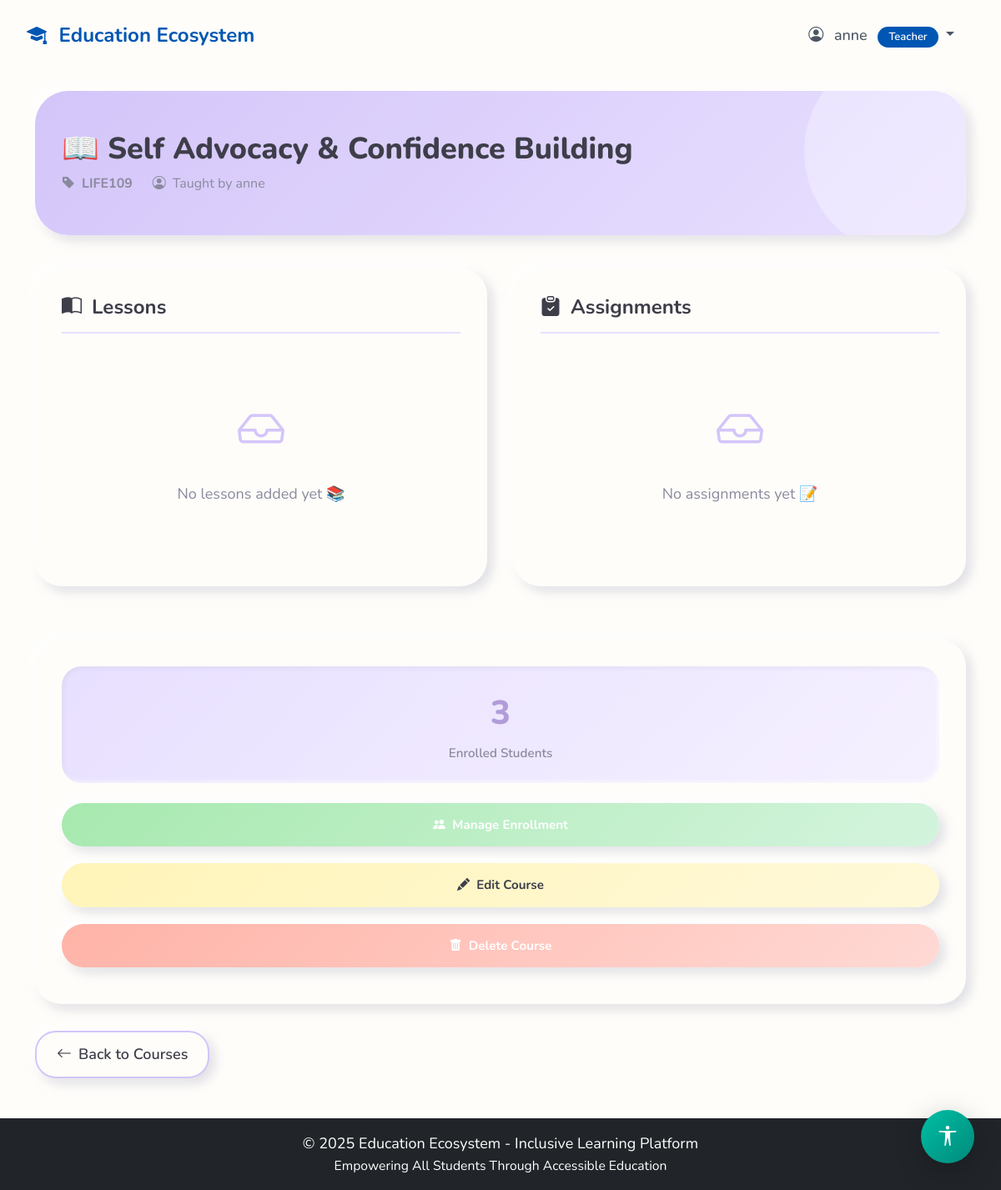
Page /courses/2/ (signed in) on the earlier database version.
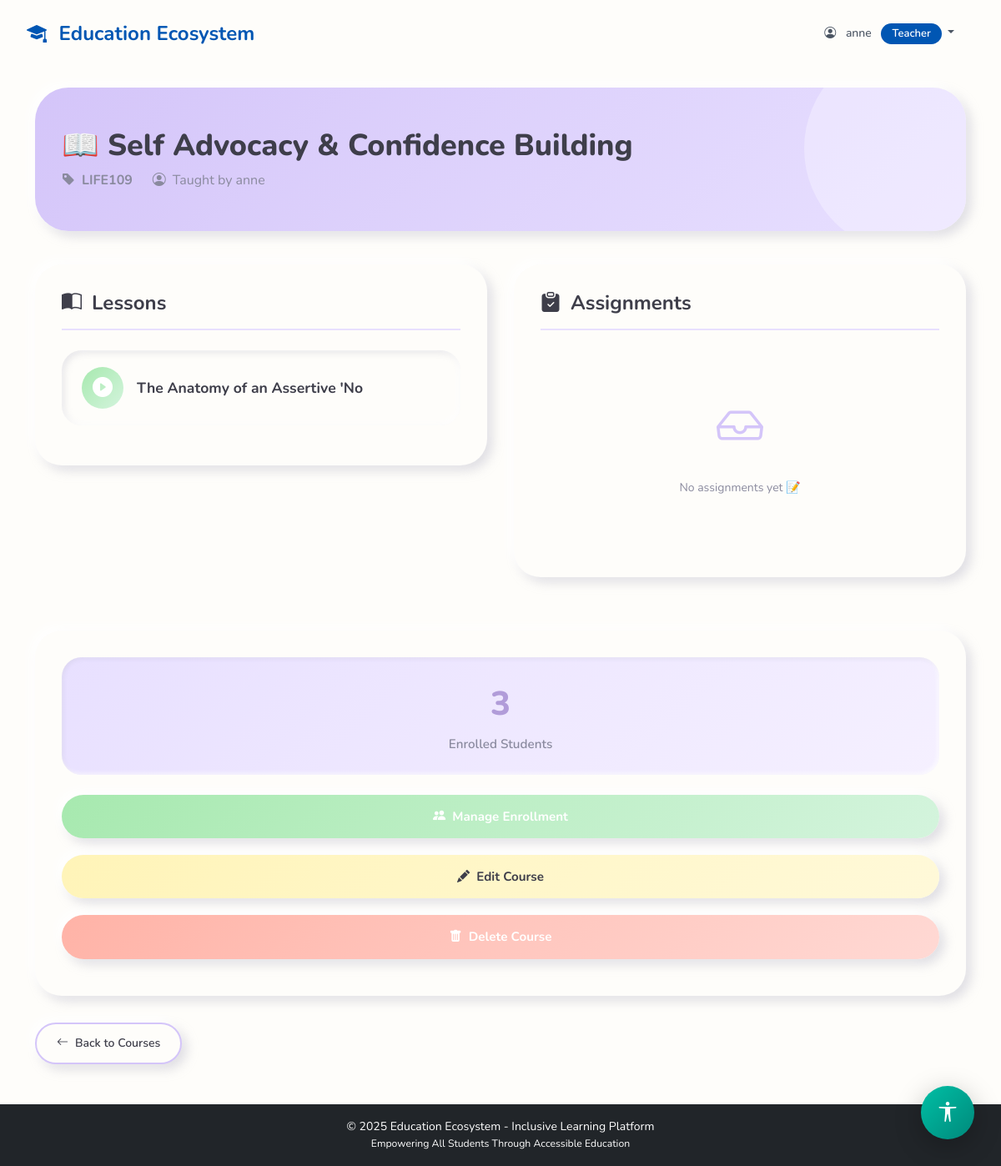
Same page on the later database version.
### myapp/models.py (models this page shows, shortened)
class Lesson(models.Model):
    CONTENT_TYPE_CHOICES = [
        ('text', 'Text'),
        ('audio', 'Audio'),
        ('video', 'Video'),
    ]
    course = models.ForeignKey(Course, on_delete=models.CASCADE, related_name='lessons')
    title = models.CharField(max_length=200)
    description = models.TextField()
    content_type = models.CharField(max_length=10, choices=CONTENT_TYPE_CHOICES)
    text_content = models.TextField(blank=True, null=True)
    file = models.FileField(upload_to='lessons/', blank=True, null=True,
                           validators=[FileExtensionValidator(['pdf', 'doc', 'docx', 'txt',
                                                               'mp3', 'wav', 'mp4', 'avi', 'mov'])])
    video_url = models.URLField(blank=True, null=True, help_text="YouTube or external video URL")
    sign_language_video_url = models.URLField(blank=True, null=True,
                                              help_text="Sign language interpretation video URL (YouTube/Vimeo)")
    has_sign_language = models.BooleanField(default=False,
                                            help_text="Check if sign language interpretation is available")
    alt_text = models.TextField(blank=True, null=True, help_text="Alternative text for screen readers")
    transcript = models.TextField(blank=True, null=True, help_text="Transcript for audio/video content")
    order = models.IntegerField(default=0)
    created_at = models.DateTimeField(auto_now_add=True)
    class Meta:
        ordering = ['course', 'order', 'created_at']

### myapp/views.py (the view)
# urls.py: path('courses/<int:course_id>/', views.course_detail, name='course_detail'),
@login_required
def course_detail(request, course_id):
    course = get_object_or_404(Course, id=course_id)
    lessons = course.lessons.all()
    assignments = course.assignments.all()
    students = course.students.all()
    context = {
        'course': course,
        'lessons': lessons,
        'assignments': assignments,
        'students': students,
    }
    return render(request, 'course_detail.html', context)

### myapp/templates/course_detail.html (shortened to what this page needs)
{% extends 'base.html' %}
{% block content %}
<div class="course-header">
    <h1>📖 {{ course.title }}</h1>
    <div class="course-meta">
        <div class="meta-item">
            <i class="bi bi-tag-fill"></i>
            <strong>{{ course.course_code }}</strong>
        </div>
        <div class="meta-item">
            <i class="bi bi-person-circle"></i>
            Taught by {{ course.teacher.get_full_name|default:course.teacher.username }}
        </div>
    </div>
</div>
<div class="two-column-grid">
    <div>
        <div class="section-card">
            <div class="section-header">
                <h2>
                    <i class="bi bi-book-half"></i>
                    Lessons
                </h2>
            </div>
            {% if lessons %}
                {% for lesson in lessons %}
                <div class="lesson-item">
                    <div class="lesson-icon">
                        <i class="bi bi-play-circle-fill"></i>
                    </div>
                    <div class="lesson-info">
                        <a href="{% url 'lesson_detail' lesson.id %}" class="lesson-title">
                            {{ lesson.title }}
                        </a>
                    </div>
                </div>
                {% endfor %}
            {% else %}
            <div class="empty-state">
                <i class="bi bi-inbox"></i>
                <p>No lessons added yet 📚</p>
            </div>
            {% endif %}
        </div>
    </div>
    <div>
        <div class="section-card">
            <div class="section-header">
                <h2>
                    <i class="bi bi-clipboard-check-fill"></i>
                    Assignments
                </h2>
            </div>
            {% if assignments %}
                {% for assignment in assignments %}
                <a href="{% url 'assignment_detail' assignment.id %}" style="text-decoration: none;">
                    <div class="assignment-item">
                        <div class="assignment-icon">
                            <i class="bi bi-file-earmark-text-fill"></i>
                        </div>
                        <div class="assignment-info">
                            <div class="assignment-title">{{ assignment.title }}</div>
                            <div class="assignment-due">
                                <i class="bi bi-calendar-event"></i>
                                Due: {{ assignment.due_date|date:"M d, Y" }}
                            </div>
                        </div>
                    </div>
                </a>
                {% endfor %}
            {% else %}
            <div class="empty-state">
                <i class="bi bi-inbox"></i>
                <p>No assignments yet 📝</p>
            </div>
            {% endif %}
        </div>
    </div>
</div>
{% if user.profile.role == 'teacher' or user.is_staff %}
<div class="section-card" style="margin-top: 2rem;">
    <div class="stat-box">
        <div class="stat-box-number">{{ students.count }}</div>
        <div class="stat-box-label">Enrolled Students</div>
    </div>
    <div class="d-flex gap-2 flex-wrap">
        <a href="{% url 'course_enroll' course.id %}" class="btn-pill btn-pill-primary">
            <i class="bi bi-people-fill"></i>
            Manage Enrollment
        </a>
        <a href="{% url 'course_edit' course.id %}" class="btn-pill btn-pill-warning">
            <i class="bi bi-pencil-fill"></i>
            Edit Course
        </a>
        <a href="{% url 'course_delete' course.id %}" class="btn-pill btn-pill-danger">
            <i class="bi bi-trash-fill"></i>
            Delete Course
        </a>
    </div>
</div>
{% endif %}
<div style="margin-top: 2rem;">
    <a href="{% url 'course_list' %}" class="btn-back">
        <i class="bi bi-arrow-left"></i>
        Back to Courses
    </a>
</div>
{% endblock %}

Differences in the rows shown:
added Lesson: title "The Anatomy of an Assertive 'No"
Other differences:
text no longer shown: "No lessons added yet 📚"
